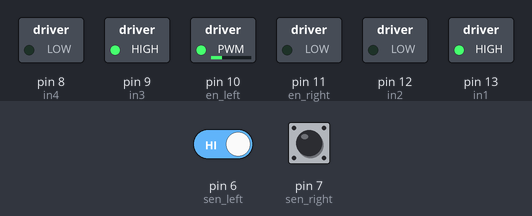
Recording of a sketch running on a simulated Arduino Uno, built with avr-gcc and run on an emulated ATmega328P. Parts: switched loads named in the sketch (green lamp = pin HIGH). The test bench sets the inputs (shaded band); at power-on: pin 7 (sen_right) HIGH, pin 6 (sen_left) HIGH.

Above: at 1.2 s.
1.3 s: pin 7 (sen_right) pulled LOW for 0.15 s
At 1.37 s:
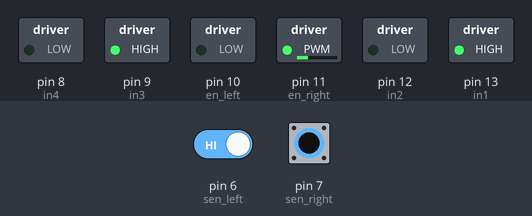
2.9 s: pin 7 (sen_right) pulled LOW for 3.2 s
At 7.2 s:
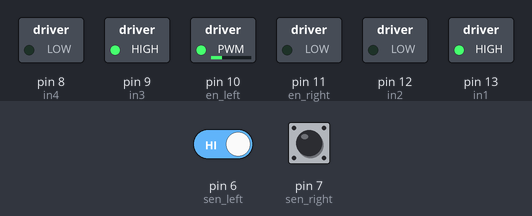
7.6 s: pin 6 (sen_left) driven LOW and pin 7 (sen_right) driven LOW
At 8.4 s:
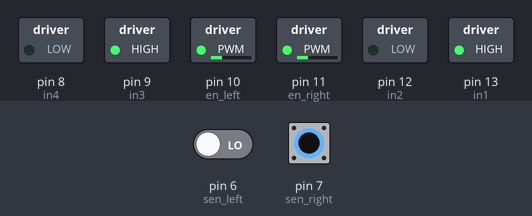
9.1 s: pin 6 (sen_left) driven HIGH
At 9.5 s:
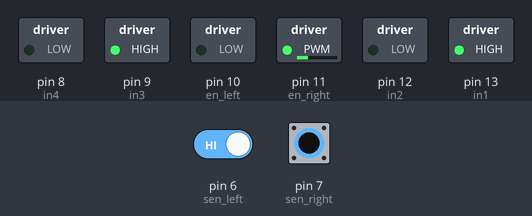
Timing chart, 0 to 11.6 s (numbered marks = the images above; inputs shaded):
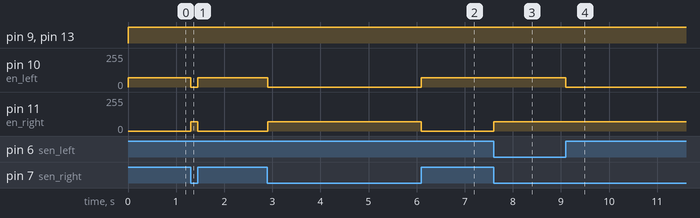

The sketch:

Robot_Car.ino
```cpp
#define in1 13              // input 1  pin
#define in2 12              // input 2  pin
#define en_right 11         // right motor speed controller pin
#define en_left 10          // left motor speed controller  pin
#define in3 9               // input 3  pin
#define in4 8               // input 4  pin
#define sen_right 7         // right sensor input pin
#define sen_left 6          // left sensor input pin
#define high_speed 70      // speed of the motor in the OUTSIDE of the turn
#define low_speed 0       // speed of the motor in the INSIDE of the turn

int right_sensor_state;     // stores right sensor data
int left_sensor_state;      // stores left sensor data

void setup() {

  pinMode(in1, OUTPUT);
  pinMode(in2, OUTPUT);
  pinMode(en_right, OUTPUT);
  pinMode(en_left, OUTPUT);
  pinMode(in3, OUTPUT);
  pinMode(in4, OUTPUT);
  pinMode(sen_right, INPUT);
  pinMode(sen_left, INPUT);

}

void loop() {

  right_sensor_state = digitalRead(sen_right);                // reads right sensor data
  left_sensor_state = digitalRead(sen_left);                  // reads left sensor data

  if (right_sensor_state == 0 && left_sensor_state == 0){       //Forward
    digitalWrite(in1,HIGH);
    digitalWrite(in2,LOW);
    digitalWrite(in3,HIGH);
    digitalWrite(in4,LOW);
    analogWrite(en_right, high_speed);
    analogWrite(en_left, high_speed);
  }
  if (right_sensor_state == 1 && left_sensor_state == 0){       //Steer Right
    digitalWrite(in1,HIGH);
    digitalWrite(in2,LOW);
    digitalWrite(in3,HIGH);
    digitalWrite(in4,LOW);
    analogWrite(en_right, low_speed);
    analogWrite(en_left, high_speed);
  }
  if (right_sensor_state == 0 && left_sensor_state == 1){       //Steer Left
    digitalWrite(in1,HIGH);
    digitalWrite(in2,LOW);
    digitalWrite(in3,HIGH);
    digitalWrite(in4,LOW);
    analogWrite(en_right, high_speed);
    analogWrite(en_left, low_speed);
  }
  if (right_sensor_state == 1 && left_sensor_state == 1){       // Bonus Round - Steer Right
    digitalWrite(in1,HIGH);
    digitalWrite(in2,LOW);
    digitalWrite(in3,HIGH);
    digitalWrite(in4,LOW);
    analogWrite(en_right, low_speed);
    analogWrite(en_left, high_speed);                                         // Time to be waited after entering bonus line
  }
}
```

Measured:
- after the input at 1.3 s, pin 10 (en_left): 70/255 → 0/255 at once, → 70/255 0.15 s later; pin 11 (en_right): 0/255 → 70/255 at once, → 0/255 0.15 s later
- after the input at 2.9 s, pin 10 (en_left): 70/255 → 0/255 at once, → 70/255 3.2 s later; pin 11 (en_right): 0/255 → 70/255 at once, → 0/255 3.2 s later
- after the input at 7.6 s, pin 11 (en_right): 0/255 → 70/255 at once
- after the input at 9.1 s, pin 10 (en_left): 70/255 → 0/255 at once
